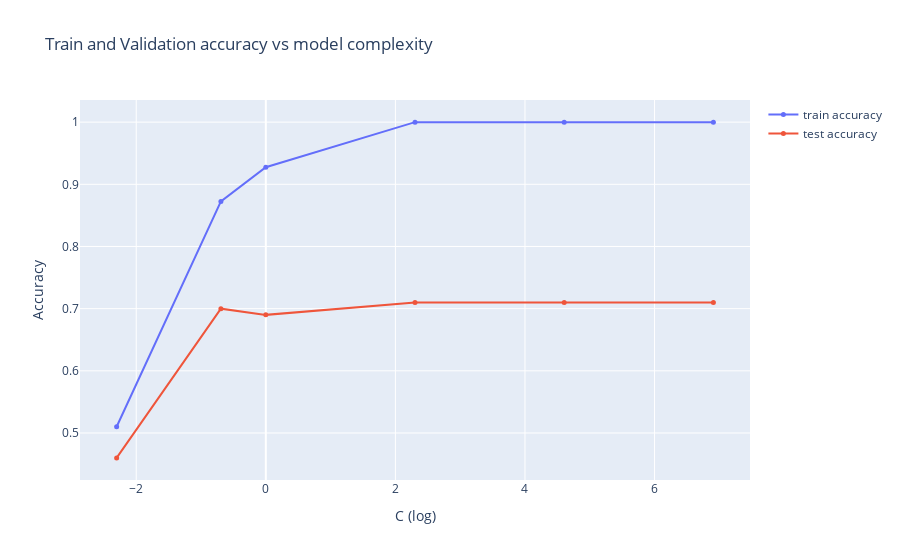

Source (notebook cell):
### Code cell
# Train / Test Accuracy for different C values for SVC

classifiers, train_acc, test_acc = [], [], []
Cs = [0.1, 0.5, 1, 10, 100, 1000]
for c in Cs:
    classifiers.append(svm.SVC(kernel='rbf', C=c, gamma='scale'))
    classifiers[-1].fit(X_train, y_train)
    y_pred = classifiers[-1].predict(X_train)
    train_acc.append(np.count_nonzero(y_train==y_pred) / len(y_pred))
    y_pred = classifiers[-1].predict(X_test)
    test_acc.append(np.count_nonzero(y_test==y_pred) / len(y_pred))

# Visualize:
import plotly.graph_objects as go
fig = go.Figure(data=[go.Scatter(x=np.log(Cs), y=train_acc, name='train accuracy',marker_size=5),
                      go.Scatter(x=np.log(Cs), y=test_acc, name='test accuracy',marker_size=5),],
                layout=go.Layout(title='Train and Validation accuracy vs model complexity',
                                           xaxis=dict(title="C (log)",), 
                                           yaxis=dict(title="Accuracy",)))
plotly.offline.iplot(fig)

### Figure 1 — Plotly figure (JSON) as saved in the notebook; plotly's stock layout.template omitted (floating-point values rounded to 4 significant figures)
{"data": [{"marker": {"size": 5}, "name": "train accuracy", "type": "scatter", "x": [-2.303, -0.6931, 0, 2.303, 4.605, 6.908], "y": [0.51, 0.8725, 0.9275, 1, 1, 1]}, {"marker": {"size": 5}, "name": "test accuracy", "type": "scatter", "x": [-2.303, -0.6931, 0, 2.303, 4.605, 6.908], "y": [0.46, 0.7, 0.69, 0.71, 0.71, 0.71]}], "layout": {"title": {"text": "Train and Validation accuracy vs model complexity"}, "xaxis": {"title": {"text": "C (log)"}}, "yaxis": {"title": {"text": "Accuracy"}}}}
